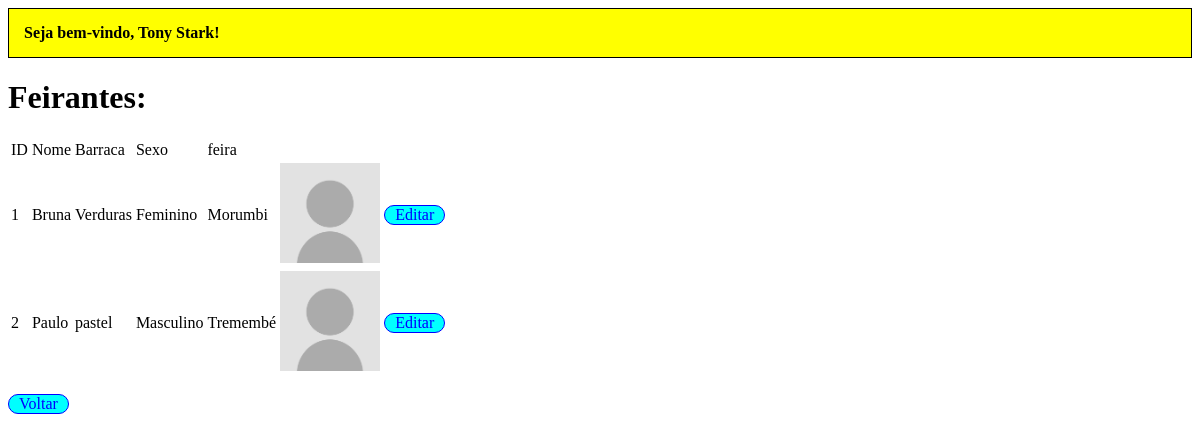
Before: /feirante (signed in) with the older database file.
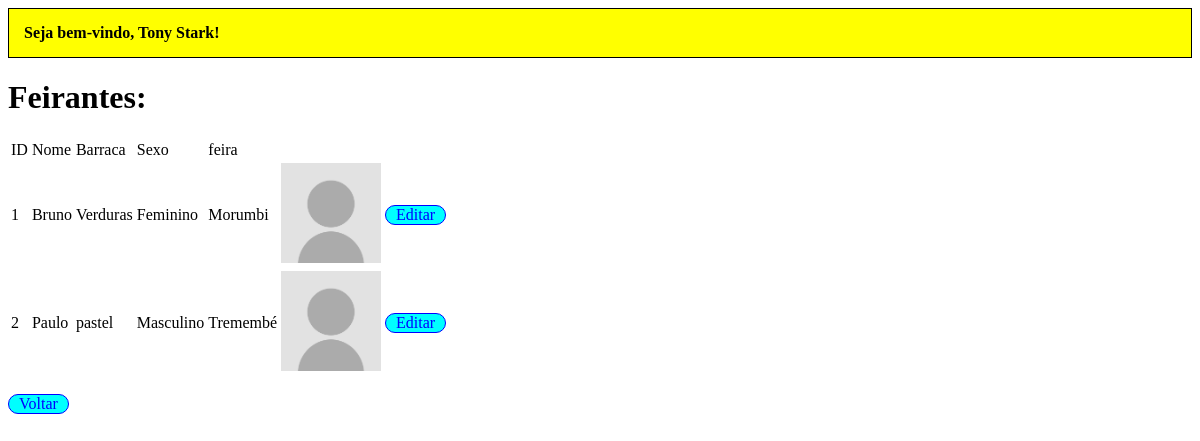
After: the same page with the newer database file.
### tables this page shows
CREATE TABLE feirante (
    id_feirante INTEGER PRIMARY KEY AUTOINCREMENT,
    nome_feirante VARCHAR(50) NOT NULL,
    barraca VARCHAR(50) NOT NULL,
    sexo VARCHAR(1) NOT NULL,
    id_feira INTEGER NOT NULL,
    id_foto VARCHAR(50) NOT NULL,
    FOREIGN KEY(id_feira) REFERENCES feira(id_feira)
);

CREATE TABLE feira (
    id_feira INTEGER PRIMARY KEY AUTOINCREMENT,
    bairro VARCHAR(50) NOT NULL,
    horario VARCHAR(50) NOT NULL,
    dia VARCHAR(50) NOT NULL,
    UNIQUE(bairro)
);

### flask-jinja2-crud-master/serie.py (the view)
@app.route("/feirante")
def listar_feirantes_api():
    logado = autenticar_login()
    if logado is None:
        return redirect("/")
    lista = db_listar_feirantes()
    return render_template("lista_feirantes.html", logado = logado, feirantes = lista)

### flask-jinja2-crud-master/serie.py (called while the page is built)
def autenticar_login():
    login = request.cookies.get("login", "")
    senha = request.cookies.get("senha", "")
    return db_fazer_login(login, senha)

def row_to_dict(description, row):
    if row is None: return None
    d = {}
    for i in range(0, len(row)):
        d[description[i][0]] = row[i]
    return d

def rows_to_dict(description, rows):
    result = []
    for row in rows:
        result.append(row_to_dict(description, row))
    return result

def conectar():
    return sqlite3.connect('serie.db')

def db_listar_feirantes():
    with closing(conectar()) as con, closing(con.cursor()) as cur:
        cur.execute("SELECT fe.id_feirante, fe.nome_feirante, fe.barraca, fe.sexo, fe.id_feira, fe.id_foto, f.bairro FROM feirante fe INNER JOIN feira f ON fe.id_feira = f.id_feira")
        return rows_to_dict(cur.description, cur.fetchall())

def db_fazer_login(login, senha):
    with closing(conectar()) as con, closing(con.cursor()) as cur:
        cur.execute("SELECT u.login, u.senha, u.nome FROM usuario u WHERE u.login = ? AND u.senha = ?", [login, senha])
        return row_to_dict(cur.description, cur.fetchone())

### flask-jinja2-crud-master/templates/lista_feirantes.html (shortened to what this page needs)
{% extends "base.html" %}
{% block conteudo %}
    <h1>Feirantes:</h1>
    <table>
        <tr>
            <td>ID</td>
            <td>Nome</td>
            <td>Barraca</td>
            <td>Sexo</td>
            <td>feira</td>
            <td>&nbsp;</td>
        </tr>
        {% for feirante in feirantes %}
            <tr>
                <td>{{feirante['id_feirante']}}</td>
                <td>{{feirante['nome_feirante']}}</td>
                <td>{{feirante['barraca']}}</td>
                <td>{% if feirante['sexo'] == 'M' %}Masculino{% else %}Feminino{% endif %}</td>
                <td>{{feirante['bairro']}}</td>
                <td>{% if feirante['id_foto'] != '' %}
                    <img src="{{ url_for('feirante_download_foto', id_foto = feirante['id_foto']) }}" id="foto" width="100"/>
                {% else %}
                    <img src="{{ url_for('static', filename = 'no-photo.png') }}" id="foto" width="100"/>
                {% endif %}</td>
                <td><a href="/feirante/{{feirante['id_feirante']}}">Editar</a></td>
            </tr>
        {% endfor %}
    </table>
    <p><a href="/">Voltar</a></p>
{% endblock %}

Changed rows visible on the page:
changed feirante "Verduras": nome_feirante "Bruna" → "Bruno"
